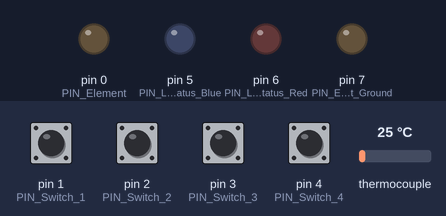
Simulated run of this sketch. Board: Arduino Uno, built with avr-gcc and run on an emulated ATmega328P. Parts: output pins drawn as LEDs (lit = HIGH). The inputs (shaded band) are chosen by the test bench; at power-on: pin 1 (PIN_Switch_1), pin 2 (PIN_Switch_2), pin 3 (PIN_Switch_3), pin 4 (PIN_Switch_4) HIGH, thermocouple 25 °C. Pins used as bus, display or sensor lines are not drawn.

Above: at 1.7 s.
1.8 s: pin 1 (PIN_Switch_1) pulled LOW for 1 s
At 2.4 s:
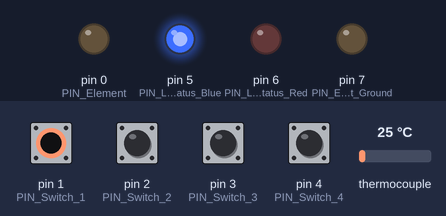
At 2.8 s:
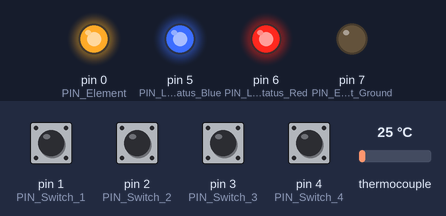
Timing chart, 0 to 4.8 s (numbered marks = the images above; inputs shaded):
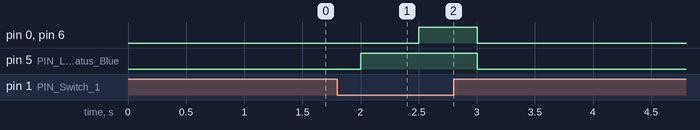

The sketch:

roastino.ino
```cpp
#include <PID_v1.h>
#include <max6675.h>

const int analogInPin = A0;

// Pins
const int PIN_Element = 0; // REAL 0
const int PIN_Switch_1 = 1;
const int PIN_Switch_2 = 2;
const int PIN_Switch_3 = 3;
const int PIN_Switch_4 = 4;
const int PIN_LED_Status_Blue = 5;
const int PIN_LED_Status_Red = 6;
const int PIN_Element_Ground = 7;

const int PIN_Thermocouple_Chamber_DO = 9;
const int PIN_Thermocouple_Chamber_CS = 10;
const int PIN_Thermocouple_Chamber_CLK = 11;
const int PIN_Thermocouple_Chamber_VCC = 12;
const int PIN_Thermocouple_Chamber_GND = 13;

// Define the thermocouple
MAX6675 Thermocouple_Chamber(PIN_Thermocouple_Chamber_CLK, PIN_Thermocouple_Chamber_CS, PIN_Thermocouple_Chamber_DO);

// Define the PID variables
double ElementPID_Setpoint, Thermocouple_Chamber_Value, ElementPID_Output;

// Specify the links and initial tuning parameters
PID ElementPID(&Thermocouple_Chamber_Value, &ElementPID_Output, &ElementPID_Setpoint,2,5,1, DIRECT);
int ElementPID_WindowSize = 2000;
unsigned long ElementPID_WindowStartTime;

void setup()
{
  //Serial.begin(9600);

  // Element pins
  pinMode(PIN_Element, OUTPUT);
  pinMode(PIN_Element_Ground, OUTPUT);
  digitalWrite(PIN_Element_Ground, LOW);

  // Setup the pins
  pinMode(PIN_Switch_1, INPUT_PULLUP);
  pinMode(PIN_Switch_2, INPUT_PULLUP);
  pinMode(PIN_Switch_3, INPUT_PULLUP);
  pinMode(PIN_Switch_4, INPUT_PULLUP);
  pinMode(PIN_LED_Status_Blue, OUTPUT);
  pinMode(PIN_LED_Status_Red, OUTPUT);

  // Pins for Thermocouple
  pinMode(PIN_Thermocouple_Chamber_VCC, OUTPUT);
  digitalWrite(PIN_Thermocouple_Chamber_VCC, HIGH);
  pinMode(PIN_Thermocouple_Chamber_GND, OUTPUT);
  digitalWrite(PIN_Thermocouple_Chamber_GND, LOW);

  // Wait for MAX chip to stabalise
  delay(500);

  ElementPID_WindowStartTime = millis();

  // Initialize the variables we're linked to
  CalculateDesiredTemperature();

  // Tell the PID to range between 0 and the full window size
  ElementPID.SetOutputLimits(0, ElementPID_WindowSize);

  // Turn the PID on
  ElementPID.SetMode(AUTOMATIC);
}

void loop()
{
  /*Serial.print("Temp: ");
  Serial.println(Thermocouple_Chamber_Value);

  Serial.print("Target: ");
  Serial.println(ElementPID_Setpoint);*/

  ControlTemperature();
}

void CalculateDesiredTemperature()
{
  if(!digitalRead(PIN_Switch_4))
  {
    ElementPID_Setpoint = 200;
    digitalWrite(PIN_LED_Status_Blue, HIGH);
    return;
  }

  if(!digitalRead(PIN_Switch_3))
  {
    ElementPID_Setpoint = 150;
    digitalWrite(PIN_LED_Status_Blue, HIGH);
    return;
  }

  if(!digitalRead(PIN_Switch_2))
  {
    ElementPID_Setpoint = 100;
    digitalWrite(PIN_LED_Status_Blue, HIGH);
    return;
  }

  if(!digitalRead(PIN_Switch_1))
  {
    ElementPID_Setpoint = 50;
    digitalWrite(PIN_LED_Status_Blue, HIGH);
    return;
  }

  ElementPID_Setpoint = 0;
  digitalWrite(PIN_LED_Status_Blue, LOW);
  return;
}

void Element(boolean State)
{
  if(State)
  {
    digitalWrite(PIN_Element, HIGH);
    digitalWrite(PIN_LED_Status_Red, HIGH);
  }
  else
  {
    digitalWrite(PIN_Element, LOW);
    digitalWrite(PIN_LED_Status_Red, LOW);
  }
}

void ControlTemperature()
{
  delay(500);

  CalculateDesiredTemperature();
  Thermocouple_Chamber_Value = Thermocouple_Chamber.readCelsius();

  if(!ElementPID_Setpoint)
  {
    Element(false);
    return;
  }

  ElementPID.Compute();

  /************************************************
   * Turn the output pin on/off based on PID output
   ************************************************/
  unsigned long Now = millis();
  if((Now - ElementPID_WindowStartTime) > ElementPID_WindowSize)
  {
    // Time to shift the Relay Window
    ElementPID_WindowStartTime += ElementPID_WindowSize;
  }

  if(ElementPID_Output > (Now - ElementPID_WindowStartTime))
  {
    Element(true);
  }
  else
  {
    Element(false);
  }
}
```

Measured:
- after the input at 1.8 s, pin 0 (PIN_Element), pin 6 (PIN_LED_Status_Red): LOW → HIGH after 0.70 s, → LOW 0.50 s later; pin 5 (PIN_LED_Status_Blue): LOW → HIGH after 0.20 s, → LOW 1.0 s later
